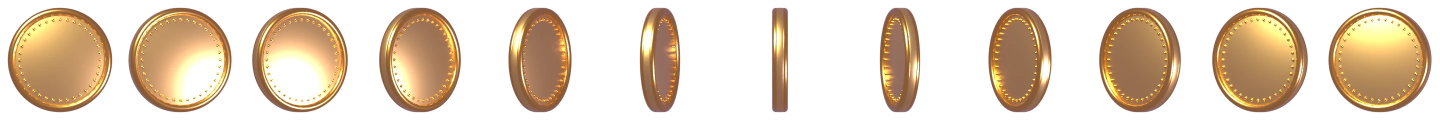
#> input picture tools/unused_art/fx_coin_spin.webp, 2880 x 240 px (shown at 1/2 size)
$ python finish.py ../unused_art/fx_coin_spin.webp ../unused_art/p1_constant_chest_closed.webp 5
#> lines starting #> are read from the running program, lines starting #| are printed output that depends on the picture; after the words box and inside, x2 and y2 are one past the last pixel; in counts of white or black regions, pixels touching at a corner belong together
# soft elliptical falloff on the baked shadow, crop to the table, save as WebP
from PIL import Image, ImageChops, ImageDraw, ImageFilter
import sys
src, out, maxw = sys.argv[1], sys.argv[2], int(sys.argv[3])
t = Image.open(src).convert("RGBA")
#> t is the input picture: PIL image 2880x240 RGBA; mean R, G, B, A 87.6, 69.5, 49.4, 109.7
a = t.split()[3]
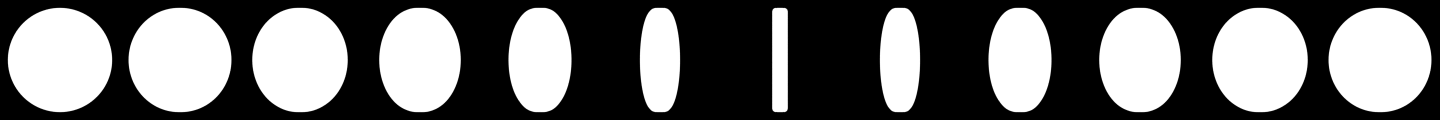
#> a: PIL image 2880x240 L (shown at 1/2 size); min 0, max 255, mean 109.7
solid = a.point(lambda v: 255 if v > 200 else 0).getbbox()  # the table itself
#> solid = (16, 16, 2863, 224)
x0, y0, x1, y1 = solid
#> x0 = 16; y0 = 16; x1 = 2863; y1 = 224
mask = Image.new("L", t.size, 0); d = ImageDraw.Draw(mask)
#> after `mask = Image.new('L', t.size, 0)`: mask: PIL image 2880x240 L; every value is 0
cx, w = (x0 + x1) / 2, (x1 - x0)
#> cx = 1439.5; w = 2847
d.ellipse((cx - w * 0.58, y1 - 60, cx + w * 0.58, y1 + 40), fill=255)
d.rectangle((x0 - 4, y0 - 4, x1 + 4, y1 - 20), fill=255)
mask = mask.filter(ImageFilter.GaussianBlur(18))
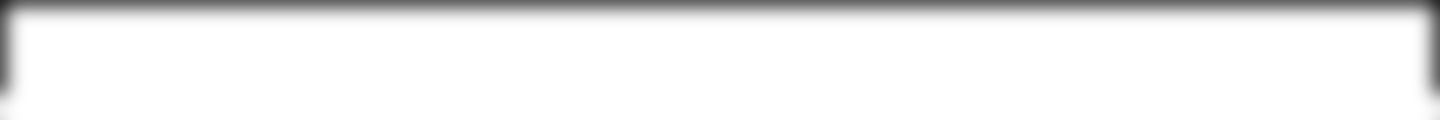
#> mask: PIL image 2880x240 L (shown at 1/2 size); min 38, max 255, mean 238.8
# only the soft shadow fades; the table itself keeps its full alpha
solidmask = a.point(lambda v: 255 if v > 200 else 0)
#> solidmask: PIL image 2880x240 L; 42.7% white; 12 white regions, largest, box (x1, y1, x2, y2) and area: (16, 16, 224, 224) 33962, (257, 16, 463, 224) 33701, (2657, 16, 2863, 224) 33701
t.putalpha(ImageChops.lighter(ImageChops.multiply(a, mask), ImageChops.multiply(a, solidmask)))
bb = t.split()[3].point(lambda v: 255 if v > 4 else 0).getbbox()
#> bb = (15, 15, 2864, 226)
t = t.crop(bb)
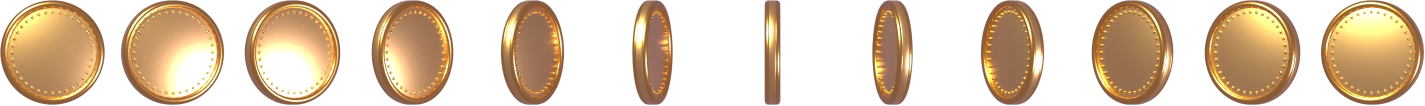
#> t: PIL image 2849x211 RGBA (shown at 1/2 size); mean R, G, B, A 99.7, 79, 55.9, 126.1; transparent parts drawn white
#> (the run stopped early here; a loop or call above may not have finished)

$ run again, on tools/unused_art/p1_constant_chest_open.webp
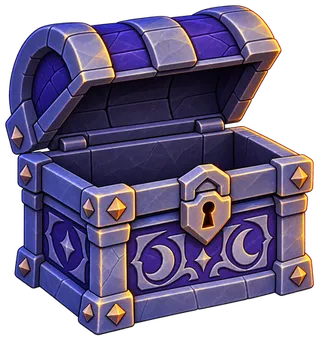
#> input picture tools/unused_art/p1_constant_chest_open.webp, 319 x 340 px
#> t is the input picture: PIL image 319x340 RGBA; mean R, G, B, A 63.5, 53.3, 83.8, 183.7
#> solid = (6, 6, 313, 335)
#> x0 = 6; x1 = 313; y1 = 335
#> cx = 159.5; w = 307
#> `solidmask = a.point(lambda v: 255 if v > 200 else 0)`:
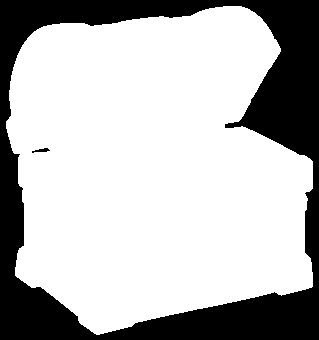
#> solidmask: PIL image 319x340 L; 72.3% white; 2 black regions, box (x1, y1, x2, y2) and area: (0, 0, 319, 340) 30032, (32, 148, 50, 153) 46
#> bb = (5, 5, 314, 336)
#> `t = t.crop(bb)`:
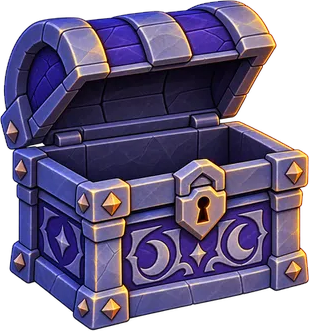
#> t: PIL image 309x331 RGBA; mean R, G, B, A 66.8, 56.2, 88.5, 194.7; transparent parts drawn white
#| ../unused_art/p1_constant_chest_open.webp (5, 5) solid table box in crop: (1, 1, 308, 330)
